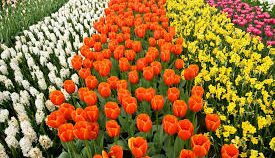
#> input picture flores.png, 275 x 158 px
$ python item3.py
#> lines starting #> are read from the running program, lines starting #| are printed output that depends on the picture

from PIL import Image
import matplotlib.pyplot as plt

img = Image.open('flores.png')
#> img is the input picture: PIL image 275x158 RGB; mean R, G, B 154.6, 110.8, 49.9

r, g, b = img.split()
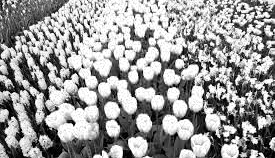
#> r: PIL image 275x158 L; min 0, max 255, mean 154.6
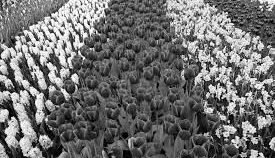
#> g: PIL image 275x158 L; min 0, max 255, mean 110.8
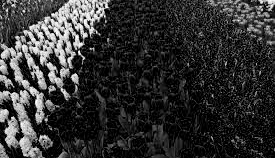
#> b: PIL image 275x158 L; min 0, max 255, mean 49.9
l = img.convert('L')
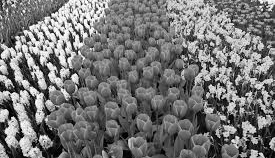
#> l: PIL image 275x158 L; min 0, max 255, mean 116.9

fig = plt.figure(figsize=(6, 7))


plt.subplots_adjust(wspace=0.4, hspace=0.4)  # Gap_subplots

ax1 = plt.subplot2grid((3, 2), (0, 0))
ax2 = plt.subplot2grid((3, 2), (0, 1))
ax3 = plt.subplot2grid((3, 2), (1, 0))
ax4 = plt.subplot2grid((3, 2), (1, 1))
ax5 = plt.subplot2grid((3, 2), (2, 0), colspan=2)

ax1.hist(r.getdata(), 255, color="r")
ax1.set_title('Histograma canal rojo')

ax2.hist(g.getdata(), 255, color="g")
ax2.set_title('Histograma canal verde')

ax3.hist(b.getdata(), 255, color='b')
ax3.set_title('Histograma canal azul')


ax4.imshow(l, cmap='gray')
ax4.set_title('Escala de grises')
ax4.axis('off')

ax5.imshow(img)
ax5.set_title('Imagen original')
ax5.axis('off')

plt.show()
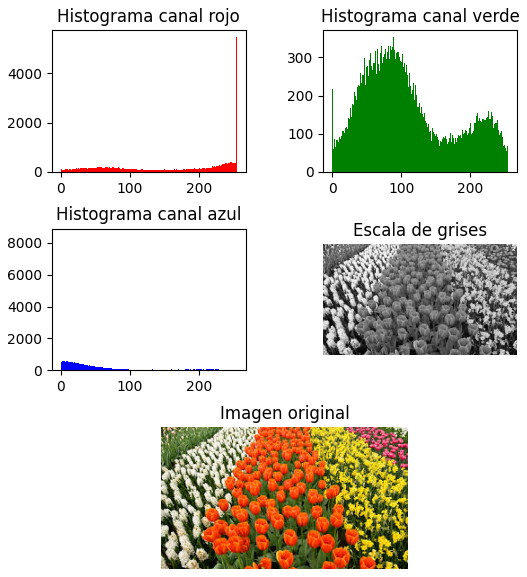
#> figure drawn by matplotlib, 5 panels; panel 1: tallest bar 5488 high, from x = 254 to 255; panel 2: tallest bar 354 high, from x = 88 to 89; panel 3: tallest bar 8459 high, from x = 0 to 1

$ run again, with mono.png copied over flores.png
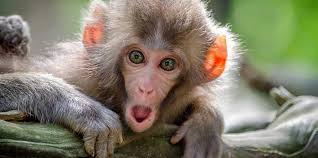
#> input picture mono.png, 318 x 158 px
#> img is the input picture: PIL image 318x158 RGB; mean R, G, B 130, 124.7, 105.7
#> `r, g, b = img.split()`:
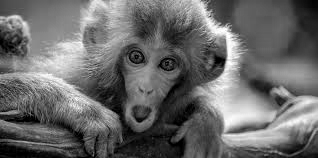
#> b: PIL image 318x158 L; min 0, max 255, mean 105.7
#> `l = img.convert('L')`:
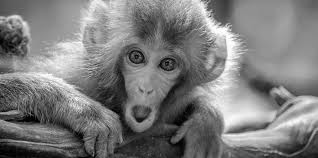
#> l: PIL image 318x158 L; min 0, max 255, mean 124.1

$ run again, with fig_01.jpg saved as flores.png
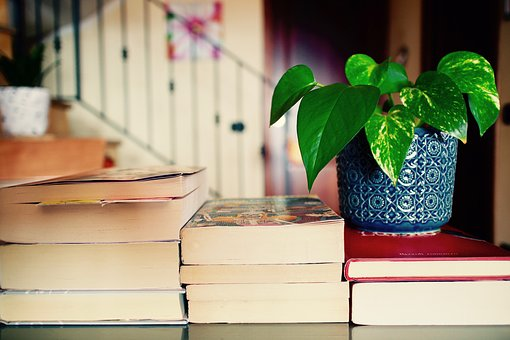
#> input picture fig_01.jpg, 510 x 340 px
#> img is the input picture: PIL image 510x340 RGB; mean R, G, B 149.1, 140.3, 114.7
#> `r, g, b = img.split()`:
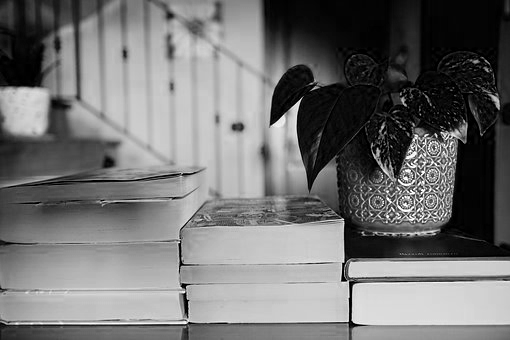
#> b: PIL image 510x340 L; min 0, max 255, mean 114.7
#> `l = img.convert('L')`:
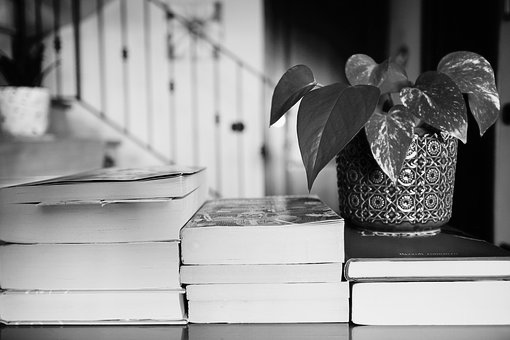
#> l: PIL image 510x340 L; min 0, max 255, mean 140
